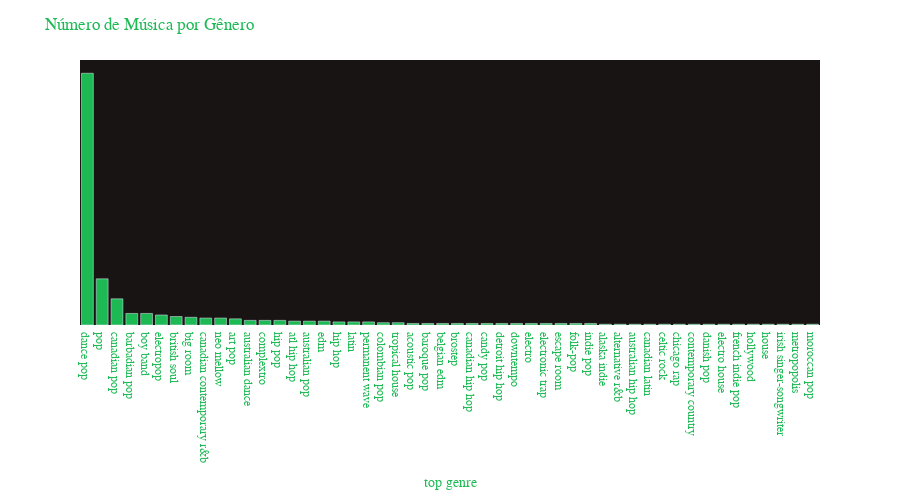

The notebook cell saved with this chart:
### Markdown cell above
Gráfico customizado

### Code cell
fig1 = px.bar(top_genre, x="top genre", y="title")
fig1.update_traces(marker_color="#1db954")
fig1.update_layout(title_text="Número de Música por Gênero",
                   font_family="Courier New", font_color="#1db954",
                   title_font_family="Courier New",
                   title_font_color="#1db954",
                   legend_title_font_color="#1db954",
                   plot_bgcolor="#191414",
                   height=500,
                   width=900)
fig1.update_yaxes(showgrid=False,
                  zeroline=False,
                  visible=False,
                  hoverformat=False)
fig1.update_xaxes(showgrid=False,
                  zeroline=False,
                  visible=True,
                  hoverformat=False,
                  categoryorder="total descending")
fig1.show()

### Figure 1 — Plotly figure (JSON) as saved in the notebook; plotly's stock layout.template omitted (floating-point values rounded to 4 significant figures)
{"data": [{"alignmentgroup": "True", "hovertemplate": "top genre=%{x}<br>title=%{y}<extra></extra>", "legendgroup": "", "marker": {"color": "#1db954", "pattern": {"shape": ""}}, "name": "", "offsetgroup": "", "orientation": "v", "showlegend": false, "textposition": "auto", "type": "bar", "x": ["acoustic pop", "alaska indie", "alternative r&b", "art pop", "atl hip hop", "australian dance", "australian hip hop", "australian pop", "barbadian pop", "baroque pop", "belgian edm", "big room", "boy band", "british soul", "brostep", "canadian contemporary r&b", "canadian hip hop", "canadian latin", "canadian pop", "candy pop", "celtic rock", "chicago rap", "colombian pop", "complextro", "contemporary country", "dance pop", "danish pop", "detroit hip hop", "downtempo", "edm", "electro", "electro house", "electronic trap", "electropop", "escape room", "folk-pop", "french indie pop", "hip hop", "hip pop", "hollywood", "house", "indie pop", "irish singer-songwriter", "latin", "metropopolis", "moroccan pop", "neo mellow", "permanent wave", "pop", "tropical house"], "xaxis": "x", "y": [2, 1, 1, 8, 5, 6, 1, 5, 15, 2, 2, 10, 15, 11, 2, 9, 2, 1, 34, 2, 1, 1, 3, 6, 1, 327, 1, 2, 2, 5, 2, 1, 2, 13, 2, 2, 1, 4, 6, 1, 1, 2, 1, 4, 1, 1, 9, 4, 60, 3], "yaxis": "y"}], "layout": {"barmode": "relative", "font": {"color": "#1db954", "family": "Courier New"}, "height": 500, "legend": {"title": {"font": {"color": "#1db954"}}, "tracegroupgap": 0}, "margin": {"t": 60}, "plot_bgcolor": "#191414", "title": {"font": {"color": "#1db954", "family": "Courier New"}, "text": "Número de Música por Gênero"}, "width": 900, "xaxis": {"anchor": "y", "categoryorder": "total descending", "domain": [0, 1], "hoverformat": "False", "showgrid": false, "title": {"text": "top genre"}, "visible": true, "zeroline": false}, "yaxis": {"anchor": "x", "domain": [0, 1], "hoverformat": "False", "showgrid": false, "title": {"text": "title"}, "visible": false, "zeroline": false}}}
